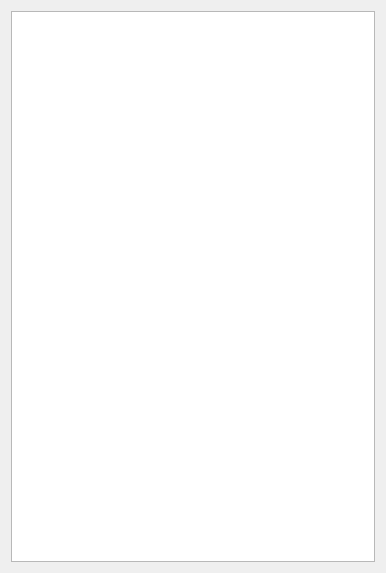
<?xml version="1.0" encoding="UTF-8"?>
<ui version="4.0">
 <class>DataInspectorWidget</class>
 <widget class="QDialog" name="DataInspectorWidget">
  <property name="geometry">
   <rect>
    <x>0</x>
    <y>0</y>
    <width>386</width>
    <height>573</height>
   </rect>
  </property>
  <property name="windowTitle">
   <string>Dialog</string>
  </property>
  <layout class="QVBoxLayout" name="verticalLayout">
   <item>
    <widget class="QTableWidget" name="tableWidget">
     <property name="contextMenuPolicy">
      <enum>Qt::CustomContextMenu</enum>
     </property>
    </widget>
   </item>
  </layout>
 </widget>
 <resources/>
 <connections/>
</ui>
